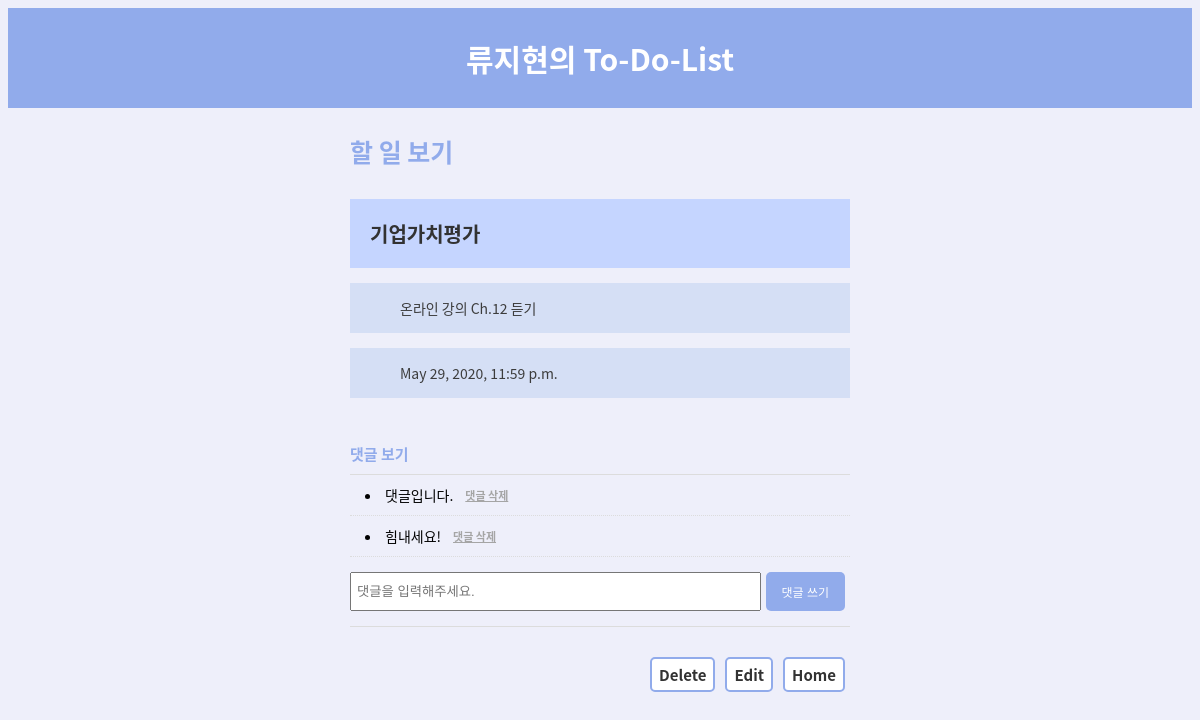
The app's page /detail/6 with its own data.
### list/models.py (models this page shows, shortened)
class ToDo(models.Model):
    title = models.CharField(max_length=20)
    content = models.TextField()
    duedate = models.DateTimeField()

class Comment(models.Model):
    todo = models.ForeignKey(ToDo, on_delete=models.CASCADE, related_name='comments')
    content = models.TextField()

### list/views.py (the view)
# urls.py: path('detail/<int:list_pk>', views.detail, name="detail"),
def detail(request, list_pk):
    todo = ToDo.objects.get(pk=list_pk)
    if request.method == "POST":
        Comment.objects.create(
            todo = todo,
            content = request.POST['content']
        )
        return redirect('detail', list_pk)
    return render(request, 'detail.html', {'todo':todo})

### list/templates/detail.html (shortened to what this page needs)
{% extends 'base.html' %}
{% block css %}
    {% load static %}
    <link rel="stylesheet" type="text/css" href="{% static 'detail.css' %}">
{% endblock css %}
{% block content %}
<div class="container">
    <h2>할 일 보기</h2>
    <div class="todo">
        <h3>{{ todo.title }}</h3>
        <p>{{ todo.content }}</p>
        <p>{{ todo.duedate }}</p>
    </div>
    <h6>댓글 보기</h6>
    <div class="comments">
        {% for comment in todo.comments.all %}
        <div class="written_comment">
            <li>{{ comment.content }}</li>
            <a href="{% url 'delete_comment' todo.pk comment.pk %}">댓글 삭제</a>
        </div>
        {% endfor %}
        <form method="POST">
            <input type="text" name="content" placeholder="댓글을 입력해주세요.">
            <button type="submit">댓글 쓰기</button>
        </form>
    </div>
    <div class="button">
        <a href="{% url 'home' %}">Home</a>
        <a href="{% url 'edit' todo.pk %}">Edit</a>
        <a href="{% url 'delete' todo.pk %}">Delete</a>
    </div>
</div>
{% endblock content %}

### list/static/base.css (style rules this page uses)
html { background-color: rgb(238, 239, 250); font-family: 'NanumsquareRound', 'Noto Sans CJK KR'; }

### list/static/detail.css (style rules this page uses)
.container { width: 500px; margin: 0 auto; display: flex; flex-direction: column; }
h2 { color: rgb(145, 171, 235); font-size: 25px; margin: 25px 0 15px 0; }
.todo { margin-bottom: 20px; }
.todo h3 { padding: 20px; margin: 15px 0; background-color: rgb(197, 213, 255); color: rgb(50, 50, 50); font-size: 20px; }
.todo p { font-size: 14px; color: rgb(60, 60, 60); padding: 15px 0 15px 50px; background-color: rgb(213, 223, 245); margin: 15px 0; }
h6 { font-size: 15px; color: rgb(145, 171, 235); margin: 10px 0; }
.comments { border-top: 1px solid rgb(220, 220, 220); border-bottom: 1px solid rgb(220, 220, 220); }
.written_comment { display: flex; flex-direction: row; align-items: center; padding: 7px 15px; border-bottom: 1px dotted rgb(220, 220, 220); }
.written_comment li { font-size: 14px; }
.written_comment a { font-size: 11px; font-weight: 700; color: rgb(165, 165, 165); padding: 5px 7px; float: right; margin-left: 5px; }
form { display: flex; flex-direction: row; align-items: center; margin: 5px 0; }
input { width: 400px; height: 25px; padding: 5px; margin: 10px 0; }
button { width: 80px; height: 39px; font-size: 12px; font-weight: 500; color: white; background-color: rgb(145, 171, 235); border: 0px; padding: 5px 7px; border-radius: 5px; float: right; margin: 10px 5px; }
.button a { font-size: 15px; font-weight: 700; text-decoration: none; color: rgb(50, 50, 50); background-color: white; padding: 5px 7px; border: 2px solid rgb(145, 171, 235); border-radius: 5px; float: right; margin: 30px 5px; }

### records on screen
ToDo: title "기업가치평가", content "온라인 강의 Ch.12 듣기", duedate "May 29, 2020, 11:59 p.m."
Comment: content "댓글입니다."
Comment: content "힘내세요!"
